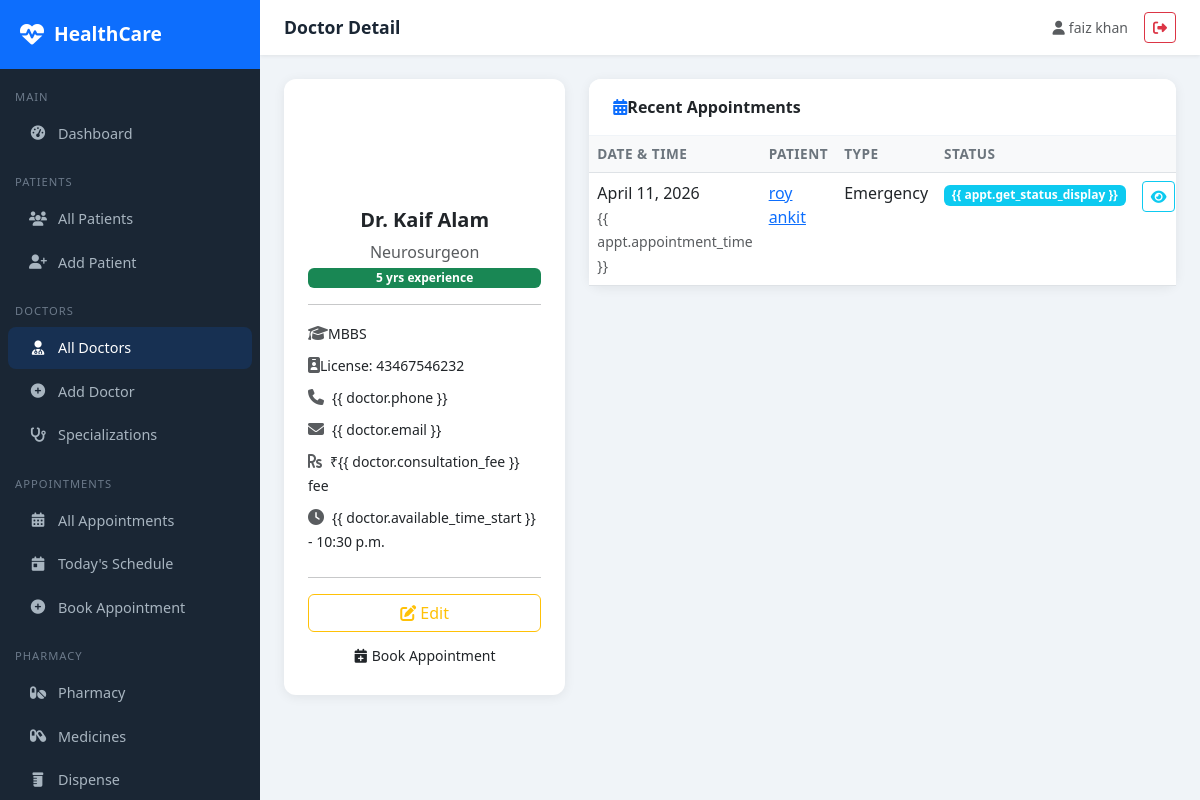
/doctors/2/ (signed in), run on an earlier commit of the app's database.
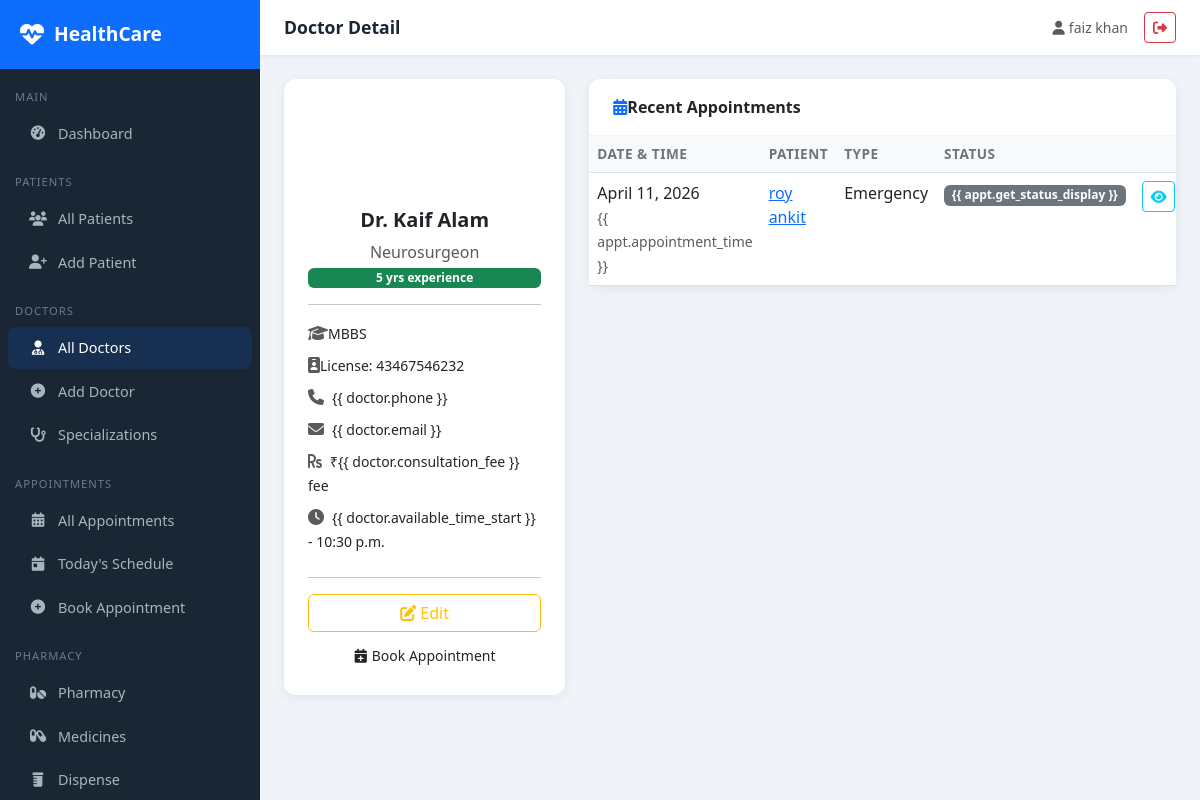
And on a later commit of the database.
### healthcare_dashboard/doctors/views.py (the view)
# urls.py: path('<int:pk>/', views.doctor_detail, name='doctor_detail'),
@login_required
def doctor_detail(request, pk):
    doctor = get_object_or_404(Doctor, pk=pk)
    appointments = doctor.appointments.order_by('-appointment_date')[:10]
    return render(request, 'doctors/doctor_detail.html', {'doctor': doctor, 'appointments': appointments})

### healthcare_dashboard/doctors/models.py (called while the page is built)
    def __str__(self):
        return self.name

    def __str__(self):
        return f"Dr. {self.first_name} {self.last_name}"

### healthcare_dashboard/patients/models.py (called while the page is built)
    def __str__(self):
        return f"{self.first_name} {self.last_name}"

### healthcare_dashboard/templates/doctors/doctor_detail.html (shortened to what this page needs)
{% extends 'base/base.html' %}
{% block page_title %}Doctor Detail{% endblock %}
{% block content %}
<div class="row g-4">
<div class="col-md-4">
<div class="card text-center p-4">
<div style="width:90px;height:90px;background:linear-
gradient(135deg,#198754,#146c43);border-radius:50%;display:flex;align-
items:center;justify-content:center;margin:0 auto 15px;">
<i class="fas fa-user-md fa-2x text-white"></i>
</div>
<h5 class="fw-bold">{{ doctor }}</h5>
<p class="text-muted mb-1">{{ doctor.specialization }}</p>
<span class="badge bg-success">{{ doctor.experience_years }} yrs
experience</span>
<hr>
<div class="text-start">
<div class="mb-2"><i class="fas fa-graduation-cap text-muted me-
2"></i><small>{{ doctor.qualification }}</small></div>
<div class="mb-2"><i class="fas fa-id-badge text-muted me-
2"></i><small>License: {{ doctor.license_number }}</small></div>
<div class="mb-2"><i class="fas fa-phone text-muted me-2"></i><small>{{
doctor.phone }}</small></div>
<div class="mb-2"><i class="fas fa-envelope text-muted me-2"></i><small>{{
doctor.email }}</small></div>
<div class="mb-2"><i class="fas fa-rupee-sign text-muted me-2"></i><small>₹{{
doctor.consultation_fee }} fee</small></div>
{% if doctor.available_time_start %}
<div class="mb-2"><i class="fas fa-clock text-muted me-2"></i><small>{{
doctor.available_time_start }} - {{ doctor.available_time_end }}</small></div>
{% endif %}
</div>
<hr>
<div class="d-grid gap-2">
<a href="{% url 'doctor_update' doctor.pk %}" class="btn btn-outline-warning btn-
sm"><i class="fas fa-edit me-1"></i>Edit</a>
<a href="{% url 'appointment_create' %}?doctor={{ doctor.pk }}" class="btn btn-
outline-primary btn-sm"><i class="fas fa-calendar-plus me-1"></i>Book Appointment</a>
</div>
</div>
</div>
<div class="col-md-8">
<div class="card">
<div class="card-header py-3 px-4"><i class="fas fa-calendar-alt text-primary me-
2"></i>Recent Appointments</div>
<div class="card-body p-0">
<div class="table-responsive">
<table class="table table-hover mb-0">
<thead><tr><th>Date &
Time</th><th>Patient</th><th>Type</th><th>Status</th><th></th></tr></thead>
<tbody>
{% for appt in appointments %}
<tr>
<td>{{ appt.appointment_date }}<br><small class="text-muted">{{
appt.appointment_time }}</small></td>
<td><a href="{% url 'patient_detail' appt.patient.pk %}" class="text-
decoration-none">{{ appt.patient }}</a></td>
<td>{{ appt.get_appointment_type_display }}</td>
<td><span class="badge badge-status-{{ appt.status }}">{{
appt.get_status_display }}</span></td>
<td><a href="{% url 'appointment_detail' appt.pk %}" class="btn btn-sm
btn-outline-info"><i class="fas fa-eye"></i></a></td>
</tr>
{% empty %}
<tr><td colspan="5" class="text-center text-muted py-3">No appointments
yet.</td></tr>
{% endfor %}
</tbody>
</table>
</div>
</div>
</div>
</div>
</div>
{% endblock %}

What changed in the data, as far as the page shows it:
changed Appointment "Emergency": status "scheduled" → "completed" (drawn)
